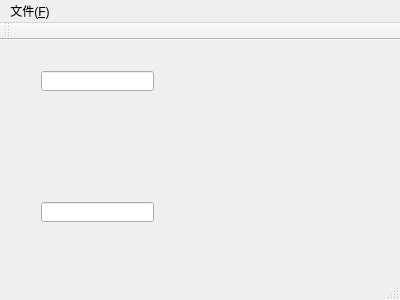
<?xml version="1.0" encoding="UTF-8"?>
<ui version="4.0">
 <class>MainWindow</class>
 <widget class="QMainWindow" name="MainWindow">
  <property name="geometry">
   <rect>
    <x>0</x>
    <y>0</y>
    <width>400</width>
    <height>300</height>
   </rect>
  </property>
  <property name="windowTitle">
   <string>MainWindow</string>
  </property>
  <widget class="QWidget" name="centralWidget">
   <layout class="QGridLayout" name="gridLayout">
    <item row="0" column="0">
     <layout class="QVBoxLayout" name="verticalLayout">
      <item>
       <widget class="QWidget" name="widget" native="true">
        <widget class="QLineEdit" name="lineEdit">
         <property name="geometry">
          <rect>
           <x>30</x>
           <y>20</y>
           <width>113</width>
           <height>20</height>
          </rect>
         </property>
        </widget>
       </widget>
      </item>
      <item>
       <widget class="QWidget" name="widget_2" native="true">
        <widget class="QLineEdit" name="lineEdit_2">
         <property name="geometry">
          <rect>
           <x>30</x>
           <y>40</y>
           <width>113</width>
           <height>20</height>
          </rect>
         </property>
        </widget>
       </widget>
      </item>
     </layout>
    </item>
   </layout>
  </widget>
  <widget class="QMenuBar" name="menuBar">
   <property name="geometry">
    <rect>
     <x>0</x>
     <y>0</y>
     <width>400</width>
     <height>23</height>
    </rect>
   </property>
   <widget class="QMenu" name="menuFd">
    <property name="title">
     <string>文件(&amp;F)</string>
    </property>
    <addaction name="actionDakai"/>
   </widget>
   <addaction name="menuFd"/>
  </widget>
  <widget class="QToolBar" name="mainToolBar">
   <attribute name="toolBarArea">
    <enum>TopToolBarArea</enum>
   </attribute>
   <attribute name="toolBarBreak">
    <bool>false</bool>
   </attribute>
  </widget>
  <widget class="QStatusBar" name="statusBar"/>
  <action name="actionDakai">
   <property name="text">
    <string>open</string>
   </property>
  </action>
 </widget>
 <layoutdefault spacing="6" margin="11"/>
 <resources/>
 <connections/>
</ui>
